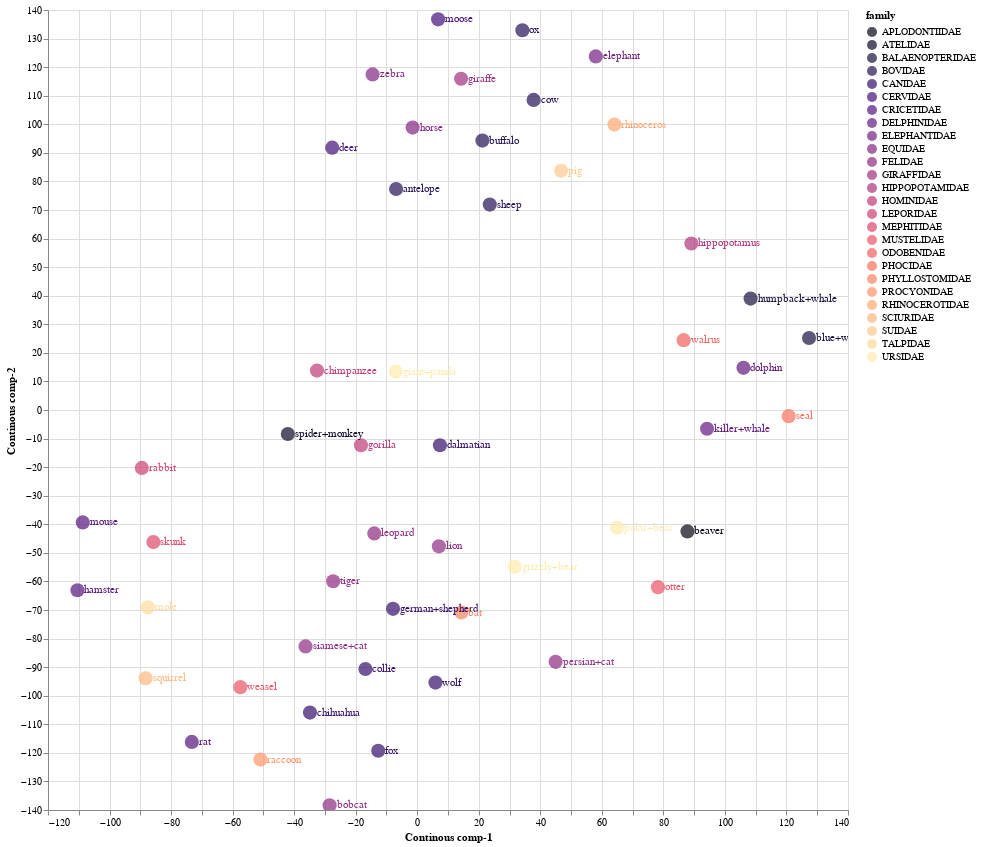

Source (notebook cell):
### Code cell
source = tsne_continous_df1

points = alt.Chart(source).mark_circle(size=200).encode(
    x='Continous comp-1:Q',
    y='Continous comp-2:Q',
    color=alt.Color('family:N', scale=alt.Scale(scheme='Magma'))
    ).properties(
    width=800,
    height=800
)

text = points.mark_text(
    align='left',
    baseline='middle',
    dx=7
).encode(
    text='index:N'
)

points.interactive() + text

### Figure 1 — Vega-Lite specification as saved in the notebook (floating-point values rounded to 4 significant figures)
{"config": {"view": {"continuousWidth": 400, "continuousHeight": 300}}, "layer": [{"mark": {"type": "circle", "size": 200}, "encoding": {"color": {"field": "family", "scale": {"scheme": "Magma"}, "type": "nominal"}, "x": {"field": "Continous comp-1", "type": "quantitative"}, "y": {"field": "Continous comp-2", "type": "quantitative"}}, "height": 800, "selection": {"selector002": {"type": "interval", "bind": "scales", "encodings": ["x", "y"]}}, "width": 800}, {"mark": {"type": "text", "align": "left", "baseline": "middle", "dx": 7}, "encoding": {"color": {"field": "family", "scale": {"scheme": "Magma"}, "type": "nominal"}, "text": {"field": "index", "type": "nominal"}, "x": {"field": "Continous comp-1", "type": "quantitative"}, "y": {"field": "Continous comp-2", "type": "quantitative"}}, "height": 800, "width": 800}], "data": {"name": "data-dd0583fe1788ecae2b1275b6b4cb466a"}, "$schema": "https://vega.github.io/schema/vega-lite/v4.17.0.json", "datasets": {"data-dd0583fe1788ecae2b1275b6b4cb466a": [{"Continous comp-1": -6.867, "Continous comp-2": 77.37, "index": "antelope", "order": "ARTIODACTYLA", "family": "BOVIDAE", "K_mean": 5}, {"Continous comp-1": 31.69, "Continous comp-2": -54.8, "index": "grizzly+bear", "order": "CARNIVORA", "family": "URSIDAE", "K_mean": 3}, {"Continous comp-1": 94.2, "Continous comp-2": -6.547, "index": "killer+whale", "order": "ARTIODACTYLA", "family": "DELPHINIDAE", "K_mean": 2}, {"Continous comp-1": 87.82, "Continous comp-2": -42.49, "index": "beaver", "order": "RODENTIA", "family": "APLODONTIIDAE", "K_mean": 4}, {"Continous comp-1": 7.378, "Continous comp-2": -12.35, "index": "dalmatian", "order": "CARNIVORA", "family": "CANIDAE", "K_mean": 7}, {"Continous comp-1": 44.97, "Continous comp-2": -88.15, "index": "persian+cat", "order": "CARNIVORA", "family": "FELIDAE", "K_mean": 8}, {"Continous comp-1": -1.493, "Continous comp-2": 98.84, "index": "horse", "order": "PERISSODACTYLA", "family": "EQUIDAE", "K_mean": 5}, {"Continous comp-1": -7.87, "Continous comp-2": -69.59, "index": "german+shepherd", "order": "CARNIVORA", "family": "CANIDAE", "K_mean": 3}, {"Continous comp-1": 127.3, "Continous comp-2": 25.21, "index": "blue+whale", "order": "ARTIODACTYLA", "family": "BALAENOPTERIDAE", "K_mean": 12}, {"Continous comp-1": -36.29, "Continous comp-2": -82.74, "index": "siamese+cat", "order": "CARNIVORA", "family": "FELIDAE", "K_mean": 8}, {"Continous comp-1": -85.75, "Continous comp-2": -46.24, "index": "skunk", "order": "CARNIVORA", "family": "MEPHITIDAE", "K_mean": 0}, {"Continous comp-1": -87.55, "Continous comp-2": -69.07, "index": "mole", "order": "EULIPOTYPHLA", "family": "TALPIDAE", "K_mean": 0}, {"Continous comp-1": -27.33, "Continous comp-2": -59.95, "index": "tiger", "order": "CARNIVORA", "family": "FELIDAE", "K_mean": 3}, {"Continous comp-1": 89.08, "Continous comp-2": 58.28, "index": "hippopotamus", "order": "ARTIODACTYLA", "family": "HIPPOPOTAMIDAE", "K_mean": 11}, {"Continous comp-1": -13.96, "Continous comp-2": -43.2, "index": "leopard", "order": "CARNIVORA", "family": "FELIDAE", "K_mean": 3}, {"Continous comp-1": 6.796, "Continous comp-2": 136.7, "index": "moose", "order": "ARTIODACTYLA", "family": "CERVIDAE", "K_mean": 9}, {"Continous comp-1": -42.05, "Continous comp-2": -8.418, "index": "spider+monkey", "order": "PRIMATES", "family": "ATELIDAE", "K_mean": 7}, {"Continous comp-1": 108.3, "Continous comp-2": 39.0, "index": "humpback+whale", "order": "ARTIODACTYLA", "family": "BALAENOPTERIDAE", "K_mean": 12}, {"Continous comp-1": 58.03, "Continous comp-2": 123.8, "index": "elephant", "order": "PROBOSCIDEA", "family": "ELEPHANTIDAE", "K_mean": 1}, {"Continous comp-1": -18.29, "Continous comp-2": -12.34, "index": "gorilla", "order": "PRIMATES", "family": "HOMINIDAE", "K_mean": 7}, {"Continous comp-1": 34.17, "Continous comp-2": 132.9, "index": "ox", "order": "ARTIODACTYLA", "family": "BOVIDAE", "K_mean": 9}, {"Continous comp-1": -12.67, "Continous comp-2": -119.3, "index": "fox", "order": "CARNIVORA", "family": "CANIDAE", "K_mean": 6}, {"Continous comp-1": 23.58, "Continous comp-2": 71.9, "index": "sheep", "order": "ARTIODACTYLA", "family": "BOVIDAE", "K_mean": 9}, {"Continous comp-1": 120.7, "Continous comp-2": -2.164, "index": "seal", "order": "CARNIVORA", "family": "PHOCIDAE", "K_mean": 2}, {"Continous comp-1": -32.58, "Continous comp-2": 13.79, "index": "chimpanzee", "order": "PRIMATES", "family": "HOMINIDAE", "K_mean": 7}, {"Continous comp-1": -110.4, "Continous comp-2": -63.08, "index": "hamster", "order": "RODENTIA", "family": "CRICETIDAE", "K_mean": 0}, {"Continous comp-1": -88.26, "Continous comp-2": -93.9, "index": "squirrel", "order": "RODENTIA", "family": "SCIURIDAE", "K_mean": 10}, {"Continous comp-1": 64.1, "Continous comp-2": 99.9, "index": "rhinoceros", "order": "PERISSODACTYLA", "family": "RHINOCEROTIDAE", "K_mean": 1}, {"Continous comp-1": -89.51, "Continous comp-2": -20.28, "index": "rabbit", "order": "LAGOMORPHA", "family": "LEPORIDAE", "K_mean": 0}, {"Continous comp-1": 14.37, "Continous comp-2": -70.89, "index": "bat", "order": "CHIROPTERA", "family": "PHYLLOSTOMIDAE", "K_mean": 3}, {"Continous comp-1": 14.25, "Continous comp-2": 115.9, "index": "giraffe", "order": "ARTIODACTYLA", "family": "GIRAFFIDAE", "K_mean": 5}, {"Continous comp-1": 5.926, "Continous comp-2": -95.41, "index": "wolf", "order": "CARNIVORA", "family": "CANIDAE", "K_mean": 3}, {"Continous comp-1": -34.86, "Continous comp-2": -105.9, "index": "chihuahua", "order": "CARNIVORA", "family": "CANIDAE", "K_mean": 8}, {"Continous comp-1": -73.26, "Continous comp-2": -116.2, "index": "rat", "order": "RODENTIA", "family": "CRICETIDAE", "K_mean": 10}, {"Continous comp-1": -57.47, "Continous comp-2": -97.02, "index": "weasel", "order": "CARNIVORA", "family": "MUSTELIDAE", "K_mean": 10}, {"Continous comp-1": 78.24, "Continous comp-2": -62.0, "index": "otter", "order": "CARNIVORA", "family": "MUSTELIDAE", "K_mean": 4}, {"Continous comp-1": 21.18, "Continous comp-2": 94.31, "index": "buffalo", "order": "ARTIODACTYLA", "family": "BOVIDAE", "K_mean": 9}, {"Continous comp-1": -14.5, "Continous comp-2": 117.4, "index": "zebra", "order": "PERISSODACTYLA", "family": "EQUIDAE", "K_mean": 5}, {"Continous comp-1": -7.012, "Continous comp-2": 13.43, "index": "giant+panda", "order": "CARNIVORA", "family": "URSIDAE", "K_mean": 7}, {"Continous comp-1": -27.62, "Continous comp-2": 91.82, "index": "deer", "order": "ARTIODACTYLA", "family": "CERVIDAE", "K_mean": 5}, {"Continous comp-1": -28.47, "Continous comp-2": -138.4, "index": "bobcat", "order": "CARNIVORA", "family": "FELIDAE", "K_mean": 6}, {"Continous comp-1": 46.75, "Continous comp-2": 83.75, "index": "pig", "order": "ARTIODACTYLA", "family": "SUIDAE", "K_mean": 9}, {"Continous comp-1": 7.039, "Continous comp-2": -47.72, "index": "lion", "order": "CARNIVORA", "family": "FELIDAE", "K_mean": 3}, {"Continous comp-1": -108.7, "Continous comp-2": -39.34, "index": "mouse", "order": "RODENTIA", "family": "CRICETIDAE", "K_mean": 0}, {"Continous comp-1": 64.98, "Continous comp-2": -41.24, "index": "polar+bear", "order": "CARNIVORA", "family": "URSIDAE", "K_mean": 13}, {"Continous comp-1": -16.83, "Continous comp-2": -90.67, "index": "collie", "order": "CARNIVORA", "family": "CANIDAE", "K_mean": 8}, {"Continous comp-1": 86.6, "Continous comp-2": 24.45, "index": "walrus", "order": "CARNIVORA", "family": "ODOBENIDAE", "K_mean": 12}, {"Continous comp-1": -50.96, "Continous comp-2": -122.4, "index": "raccoon", "order": "CARNIVORA", "family": "PROCYONIDAE", "K_mean": 10}, {"Continous comp-1": 37.82, "Continous comp-2": 108.5, "index": "cow", "order": "ARTIODACTYLA", "family": "BOVIDAE", "K_mean": 9}, {"Continous comp-1": 106.0, "Continous comp-2": 14.76, "index": "dolphin", "order": "ARTIODACTYLA", "family": "DELPHINIDAE", "K_mean": 2}]}}
